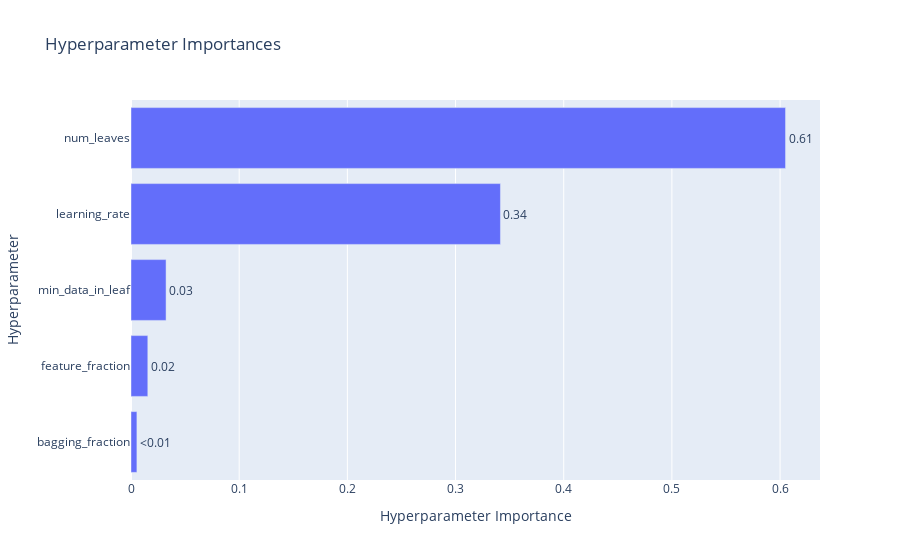

Here is the notebook cell this chart was saved with:
### Code cell
plot_param_importances(study)

### Figure 1 — Plotly figure (JSON) as saved in the notebook; plotly's stock layout.template omitted (floating-point values rounded to 4 significant figures)
{"data": [{"cliponaxis": false, "hovertemplate": ["bagging_fraction (FloatDistribution): 0.005461910918001963<extra></extra>", "feature_fraction (FloatDistribution): 0.015548284298645697<extra></extra>", "min_data_in_leaf (IntDistribution): 0.03241663847683711<extra></extra>", "learning_rate (FloatDistribution): 0.3415129785284688<extra></extra>", "num_leaves (IntDistribution): 0.6050601877780465<extra></extra>"], "name": "Objective Value", "orientation": "h", "text": ["<0.01", "0.02", "0.03", "0.34", "0.61"], "textposition": "outside", "type": "bar", "x": [0.005462, 0.01555, 0.03242, 0.3415, 0.6051], "y": ["bagging_fraction", "feature_fraction", "min_data_in_leaf", "learning_rate", "num_leaves"]}], "layout": {"title": {"text": "Hyperparameter Importances"}, "xaxis": {"title": {"text": "Hyperparameter Importance"}}, "yaxis": {"title": {"text": "Hyperparameter"}}}}
